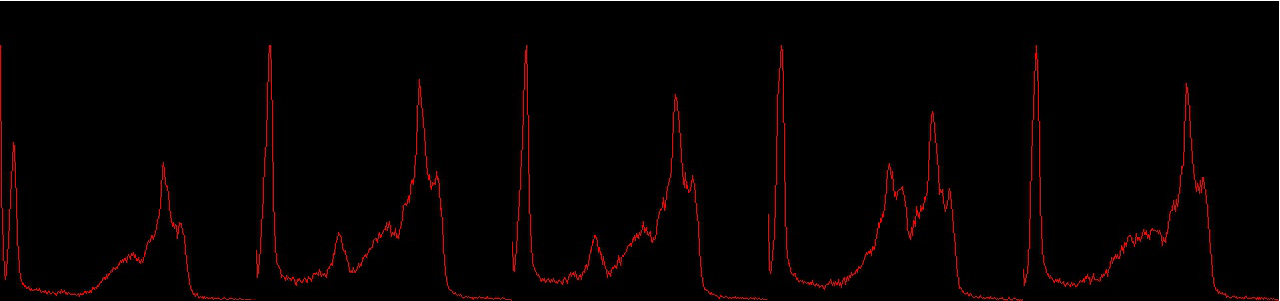
#> input picture Ass4/CamermanHists.png, 1280 x 301 px; its folder holds 2 pictures in this run; the run also reads 1 picture not shown here
$ python HistMaker.py .
#> lines starting #> are read from the running program, lines starting #| are printed output that depends on the picture
#!/usr/bin/env python3
import cv2
import numpy as np
import os
import sys
from os.path import isfile, join

def getHist(img):
	h = np.zeros((300,256,3))
#> h: shape (300, 256, 3) float64; every value is 0

	bins = np.arange(256).reshape(256,1)
	color = [ (255,0,0),(0,255,0),(0,0,255) ]

	for ch, col in enumerate(color):
		hist_item = cv2.calcHist([img],[ch],None,[256],[0,255])
		cv2.normalize(hist_item,hist_item,0,255,cv2.NORM_MINMAX)
		hist=np.int32(np.around(hist_item))
		pts = np.column_stack((bins,hist))
		cv2.polylines(h,[pts],False,col)
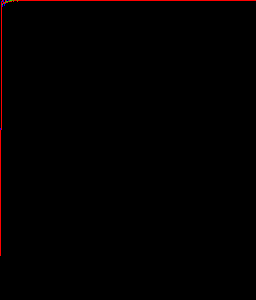
#> h: shape (300, 256, 3) float64; mean B, G, R 0, 0, 1.7

	return np.flipud(h)

if __name__ == "__main__":
	if len(sys.argv) > 1:
		for f in os.listdir(sys.argv[1]):
			if isfile(join(sys.argv[1], f)):
				a = 0
				if(f[-5:] == '.tiff'):
					a = -5
				else:
					a = -4
				hist = getHist(cv2.imread(sys.argv[1]+'/'+f))
				cv2.imwrite(sys.argv[1]+"/"+f[:a] + "hist.jpg", hist)
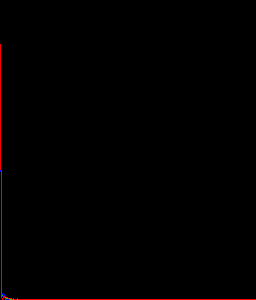
#> saved as CamermanHistshist.jpg: shape (300, 256, 3); mean B, G, R 0, 0, 1.7
#> (the run stopped early here; a loop or call above may not have finished)
